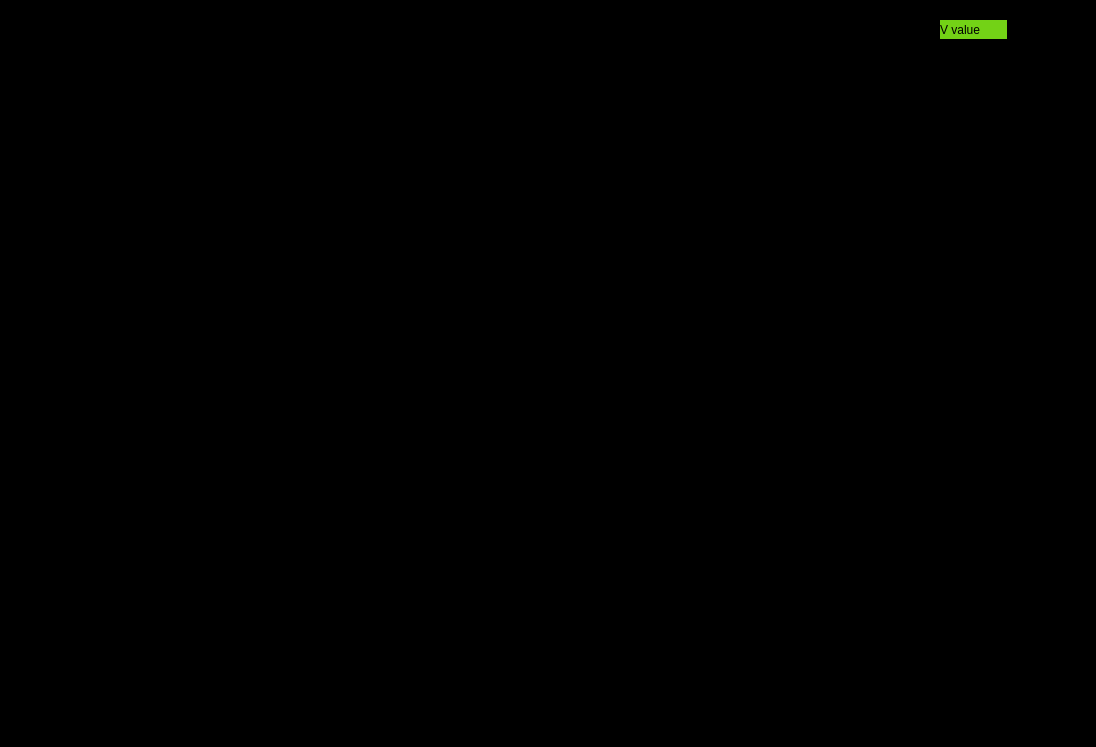
<?xml version="1.0" encoding="UTF-8"?>
<ui version="4.0">
 <class>ArenaWindow</class>
 <widget class="QMainWindow" name="ArenaWindow">
  <property name="windowModality">
   <enum>Qt::NonModal</enum>
  </property>
  <property name="geometry">
   <rect>
    <x>0</x>
    <y>0</y>
    <width>1096</width>
    <height>747</height>
   </rect>
  </property>
  <property name="mouseTracking">
   <bool>true</bool>
  </property>
  <property name="windowTitle">
   <string>ArenaWindow</string>
  </property>
  <property name="styleSheet">
   <string notr="true">background-color: rgb(0, 0, 0);</string>
  </property>
  <widget class="QWidget" name="centralwidget">
   <property name="sizePolicy">
    <sizepolicy hsizetype="Expanding" vsizetype="Expanding">
     <horstretch>0</horstretch>
     <verstretch>0</verstretch>
    </sizepolicy>
   </property>
   <property name="mouseTracking">
    <bool>true</bool>
   </property>
   <widget class="QGraphicsView" name="graphicsView">
    <property name="geometry">
     <rect>
      <x>0</x>
      <y>-10</y>
      <width>931</width>
      <height>621</height>
     </rect>
    </property>
    <property name="mouseTracking">
     <bool>true</bool>
    </property>
    <property name="focusPolicy">
     <enum>Qt::ClickFocus</enum>
    </property>
    <property name="acceptDrops">
     <bool>false</bool>
    </property>
    <property name="styleSheet">
     <string notr="true">background-color: rgb(0, 0, 0);</string>
    </property>
   </widget>
   <widget class="QLabel" name="VVal_label">
    <property name="geometry">
     <rect>
      <x>940</x>
      <y>20</y>
      <width>67</width>
      <height>19</height>
     </rect>
    </property>
    <property name="styleSheet">
     <string notr="true">background-color: rgb(115, 210, 22);
color: rgb(0, 0, 0);</string>
    </property>
    <property name="text">
     <string>V value</string>
    </property>
   </widget>
   <widget class="QWidget" name="gridLayoutWidget">
    <property name="geometry">
     <rect>
      <x>140</x>
      <y>70</y>
      <width>951</width>
      <height>641</height>
     </rect>
    </property>
    <layout class="QGridLayout" name="gridRender">
     <property name="sizeConstraint">
      <enum>QLayout::SetNoConstraint</enum>
     </property>
    </layout>
   </widget>
  </widget>
  <widget class="QMenuBar" name="menubar">
   <property name="geometry">
    <rect>
     <x>0</x>
     <y>0</y>
     <width>1096</width>
     <height>23</height>
    </rect>
   </property>
  </widget>
  <widget class="QStatusBar" name="statusbar"/>
 </widget>
 <resources/>
 <connections/>
</ui>
